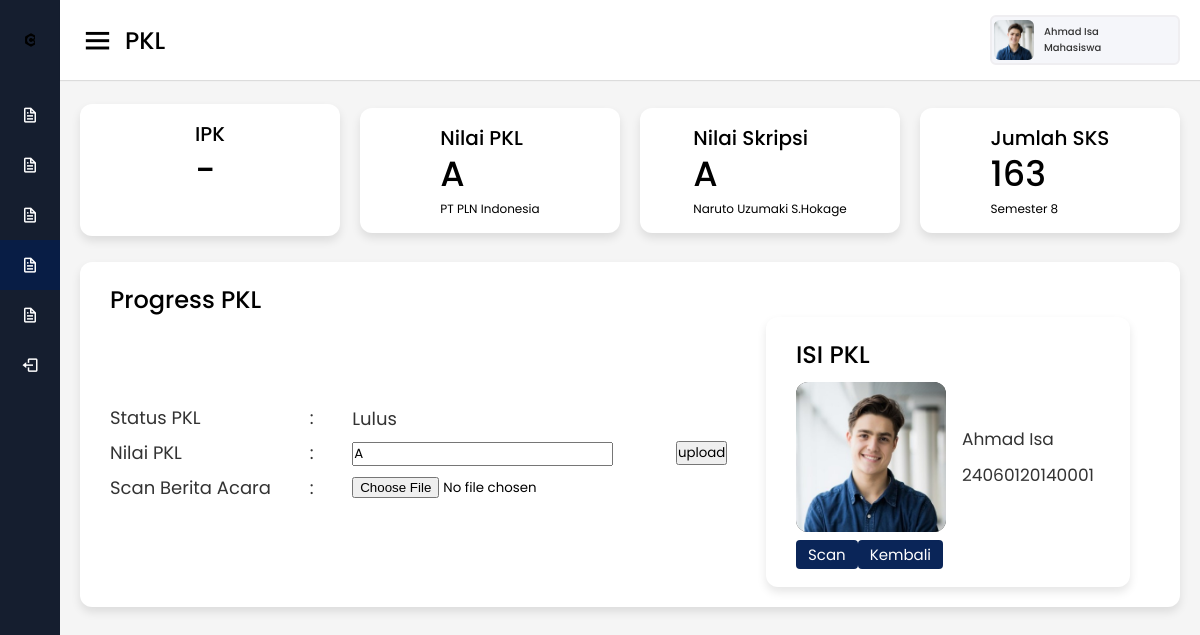
The app's page /Mahasiswa/progress_pkl.php?nim=24060120140001 (signed in) with its own data.
### tables this page shows
CREATE TABLE `skripsi` (
  `NIM` varchar(100) NOT NULL,
  `smt` int(11) NOT NULL,
  `status` varchar(100) NOT NULL DEFAULT '-',
  `nilai_skripsi` varchar(100) NOT NULL DEFAULT '-',
  `tgl_sidang` date NOT NULL,
  `berita_acara` varchar(100) DEFAULT NULL,
  `dospem` varchar(100) NOT NULL DEFAULT '-',
  `file_skripsi` varchar(255) DEFAULT NULL
);

CREATE TABLE `mahasiswa` (
  `NIM` varchar(100) NOT NULL,
  `nama_mhs` varchar(100) NOT NULL,
  `email` varchar(100) NOT NULL,
  `alamat` varchar(100) NOT NULL,
  `no_telp` varchar(100) NOT NULL,
  `angkatan` varchar(100) NOT NULL,
  `status` varchar(100) NOT NULL,
  `foto` varchar(100) NOT NULL,
  `jalur_masuk` varchar(100) NOT NULL,
  `kode_kota_kab` int(100) NOT NULL,
  `username` varchar(100) NOT NULL,
  `NIP_doswal` varchar(100) DEFAULT NULL,
  `NIP_dospem_pkl` varchar(100) DEFAULT NULL,
  `NIP_dospem_skripsi` varchar(100) DEFAULT NULL
);

CREATE TABLE `khs` (
  `NIM` varchar(100) NOT NULL,
  `smt` int(11) NOT NULL,
  `status` varchar(100) NOT NULL DEFAULT '-',
  `jml_sks` int(11) NOT NULL,
  `ips` varchar(100) NOT NULL DEFAULT '-',
  `jml_sksk` int(11) NOT NULL,
  `ipk` varchar(100) NOT NULL DEFAULT '-',
  `file_khs` varchar(255) DEFAULT NULL,
  `validasi` varchar(100) NOT NULL DEFAULT 'Belum Divalidasi'
);

CREATE TABLE `pkl` (
  `NIM` varchar(100) NOT NULL,
  `smt` int(11) NOT NULL,
  `status` varchar(100) NOT NULL,
  `nilai_pkl` varchar(100) DEFAULT NULL,
  `berita_acara` varchar(100) DEFAULT NULL,
  `file_pkl` varchar(100) DEFAULT NULL,
  `instansi` varchar(100) NOT NULL,
  `lama_pkl` varchar(100) NOT NULL,
  `bagian` varchar(100) NOT NULL,
  `tgl_sidang` date NOT NULL
);

### Mahasiswa/header.php (called while the page is built, shortened)
<?php
$NIM = $_GET['nim'];
?>

### Mahasiswa/progress_pkl.php (the view, shortened to what this page needs)
<!DOCTYPE html>
<html lang="en" dir="ltr">
<head>
  <link rel="stylesheet" href="style.css">
  <link href='https://unpkg.com/boxicons@2.0.7/css/boxicons.min.css' rel='stylesheet'>
</head>
<body>
<?php
  include('header.php');
  ?>
  <form action="" method="post" enctype="multipart/form-data">
  <div class="sidebar">
    <div class="logo-details">
      <img class="bx bxl-c-plus-plus logoundip" src="images/u.png" alt="">
      <span class="logo_name">UNIVERSITAS DIPONEGORO</span>
    </div>
    <ul class="nav-links">
      <li>
        <?php
          echo '<a href="profil_mahasiswa.php?nim='.$NIM.'" >';
          echo '<i class="bx bx-file"></i>';
          echo '<span class="links_name">Profile</span>';
          echo '</a>';
        ?>
      </li>
      <li>
        <?php
          echo '<a href="irs.php?nim='.$NIM.'">';
          echo '<i class="bx bx-file"></i>';
          echo '<span class="links_name">IRS</span>';
          echo '</a>';
        ?>
      </li>
      <li>
        <?php
          echo '<a href="khs.php?nim='.$NIM.'">';
          echo '<i class="bx bx-file"></i>';
          echo '<span class="links_name">KHS</span>';
          echo '</a>';
        ?>
      </li>
      <li>
        <?php
        echo '<a href="pkl.php?nim='.$NIM.'" class="active">';
        echo '<i class="bx bx-file"></i>';
        echo '<span class="links_name">PKL</span>';
        echo '</a>';
        ?>
      </li>
      <li>
        <?php
        echo '<a href="skripsi.php?nim='.$NIM.'">';
        echo '<i class="bx bx-file"></i>';
        echo '<span class="links_name">Skripsi</span>';
        echo '</a>';
        ?>
      </li>
      <li>
        <a href="../Login/logout.php">
          <i class='bx bx-log-out'></i>
          <span class="links_name">Logout</span>
        </a>
      </li>
    </ul>
  </div>
  <?php
  $pkl = mysqli_query($koneksi, "SELECT * FROM pkl
  WHERE pkl.NIM = '$NIM'; ");
  $mhs = mysqli_query($koneksi, "SELECT * FROM mahasiswa
  WHERE mahasiswa.NIM = '$NIM'; ");
  $khs = mysqli_query($koneksi, "SELECT * FROM khs
  WHERE khs.NIM = '$NIM' ORDER BY smt DESC; ");
  $skripsi = mysqli_query($koneksi, "SELECT * FROM skripsi
  WHERE skripsi.NIM = '$NIM'; ");
  ?>
  <?php
  while($arr_mhs = mysqli_fetch_array($mhs)):
  while($arr_khs = mysqli_fetch_array($khs)):
  while($arr_pkl = mysqli_fetch_array($pkl)):
  while($arr_skripsi = mysqli_fetch_array($skripsi)):
  ?>
  <section class="home-section">
  <nav>
      <div class="sidebar-button">
        <i class='bx bx-menu sidebarBtn'></i>
        <span class="dashboard">PKL</span>
      </div>
      <div class="profile-details">
        <img src="images/<?= $arr_mhs['foto']; ?>" alt="">
        <span class="admin_name"><?= $arr_mhs['nama_mhs']; ?><br>Mahasiswa</span>
      </div>
    </nav>
    <div class="home-content">
      <div class="overview-boxes">
        <div class="box">
          <div class="right-side">
            <div class="box-topic">IPK</div>
            <div class="number"><?= $arr_khs['ipk']; ?></div>
            <div class="indicator">
              <br>
            </div>
          </div>
        </div>
        <div class="box">
          <div class="right-side">
            <div class="box-topic">Nilai PKL</div>
            <div class="number"><?= $arr_pkl['nilai_pkl']; ?></div>
            <div class="indicator">
              <span class="text"><?= $arr_pkl['instansi']; ?></span>
            </div>
          </div>
        </div>
        <div class="box">
          <div class="right-side">
            <div class="box-topic">Nilai Skripsi</div>
            <div class="number"><?= $arr_skripsi['nilai_skripsi']; ?></div>
            <div class="indicator">
              <span class="text"><?= $arr_skripsi['dospem']; ?></span>
            </div>
          </div>
        </div>
        <div class="box">
          <div class="right-side">
            <div class="box-topic">Jumlah SKS</div>
            <div class="number"><?= $arr_khs['jml_sksk']; ?></div>
            <div class="indicator">
              <span class="text">Semester <?= $arr_khs['smt']; ?></span>
            </div>
          </div>
        </div>
      </div>
      <div class="sales-boxes">
        <div class="recent-sales box">
          <div class="title">Progress PKL</div>
          <div class="sales-details">
            <ul class="details">
              <li><a >Status PKL</a></li>
              <li><a >Nilai PKL</a></li>
              <li><a >Scan Berita Acara</a></li>
            </ul>
            <ul class="details">
              <li><a >:</a></li>
              <li><a >:</a></li>
              <li><a >:</a></li>
            </ul>
            <ul class="details">
              <li><a ><?= $arr_pkl['status']; ?></a></li>
              <li><input type="text" name="nilai" value="<?= $arr_pkl['nilai_pkl']; ?>"></li>
              <li><input type="file" name="NamaFile"></li>
            </ul>
            <ul>
              <input type="submit" name="proses" value="upload">
            </ul>
            <?php endwhile?>
            <div class="top-sales box">
              <table>
                <div class="title">ISI PKL</div>
                <ul class="top-sales-details">
                  <li>
                    <a >
                      <img src="images/<?= $arr_mhs['foto']; ?>" alt="">
                    </a>
                  <ul>
                    <li><span class="product"><?= $arr_mhs['nama_mhs']; ?></span></li>
                    <li><span class="price"><?= $arr_mhs['NIM']; ?></span></li>
                  </ul>
                  <br>
                  </li>
                  <?php endwhile?>
                  <?php endwhile?>
                  <?php endwhile?>
                  <?php
                  echo '<a href="scanpkl.php?nim='.$NIM.'" class="tombol">Scan</a>';
                  echo '<a href="pkl.php?nim='.$NIM.'" class="tombol">Kembali</a>';
                  ?>
                </ul>
              </div>
          </div>
        </div>
      </div>
    </div>
  </section>
</form>
</body>
</html>

### records on screen
khs: ipk "-", jml_sksk "163", smt "8"
pkl: nilai_pkl "A", instansi "PT PLN Indonesia", status "Lulus", nilai "A", NIM.foto (picture), NIM.nama_mhs "Ahmad Isa", NIM.NIM "24060120140001"
skripsi: NIM.foto (picture), NIM.nama_mhs "Ahmad Isa", nilai_skripsi "A", dospem "Naruto Uzumaki S.Hokage"
